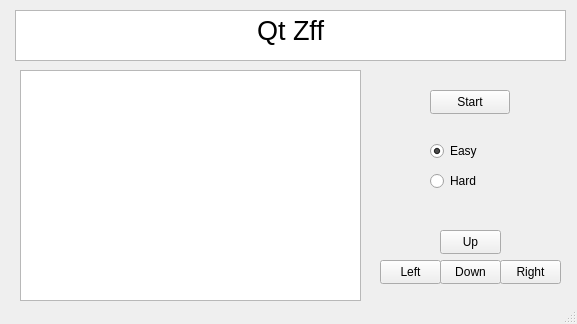
<?xml version="1.0" encoding="UTF-8"?>
<ui version="4.0">
 <class>MainWindow</class>
 <widget class="QMainWindow" name="MainWindow">
  <property name="geometry">
   <rect>
    <x>0</x>
    <y>0</y>
    <width>577</width>
    <height>324</height>
   </rect>
  </property>
  <property name="windowTitle">
   <string>Qt Zff</string>
  </property>
  <widget class="QWidget" name="centralwidget">
   <widget class="QPushButton" name="up">
    <property name="geometry">
     <rect>
      <x>440</x>
      <y>230</y>
      <width>61</width>
      <height>24</height>
     </rect>
    </property>
    <property name="text">
     <string>Up</string>
    </property>
   </widget>
   <widget class="QTextBrowser" name="show">
    <property name="geometry">
     <rect>
      <x>20</x>
      <y>70</y>
      <width>341</width>
      <height>231</height>
     </rect>
    </property>
   </widget>
   <widget class="QPushButton" name="down">
    <property name="geometry">
     <rect>
      <x>440</x>
      <y>260</y>
      <width>61</width>
      <height>24</height>
     </rect>
    </property>
    <property name="text">
     <string>Down</string>
    </property>
   </widget>
   <widget class="QPushButton" name="left">
    <property name="geometry">
     <rect>
      <x>380</x>
      <y>260</y>
      <width>61</width>
      <height>24</height>
     </rect>
    </property>
    <property name="text">
     <string>Left</string>
    </property>
   </widget>
   <widget class="QPushButton" name="right">
    <property name="geometry">
     <rect>
      <x>500</x>
      <y>260</y>
      <width>61</width>
      <height>24</height>
     </rect>
    </property>
    <property name="text">
     <string>Right</string>
    </property>
   </widget>
   <widget class="QPushButton" name="start">
    <property name="geometry">
     <rect>
      <x>430</x>
      <y>90</y>
      <width>80</width>
      <height>24</height>
     </rect>
    </property>
    <property name="text">
     <string>Start</string>
    </property>
   </widget>
   <widget class="QRadioButton" name="easy">
    <property name="geometry">
     <rect>
      <x>430</x>
      <y>140</y>
      <width>90</width>
      <height>22</height>
     </rect>
    </property>
    <property name="text">
     <string>Easy</string>
    </property>
    <property name="checked">
     <bool>true</bool>
    </property>
   </widget>
   <widget class="QRadioButton" name="hard">
    <property name="geometry">
     <rect>
      <x>430</x>
      <y>170</y>
      <width>90</width>
      <height>22</height>
     </rect>
    </property>
    <property name="text">
     <string>Hard</string>
    </property>
   </widget>
   <widget class="QTextBrowser" name="textBrowser">
    <property name="geometry">
     <rect>
      <x>15</x>
      <y>10</y>
      <width>551</width>
      <height>51</height>
     </rect>
    </property>
    <property name="html">
     <string>&lt;!DOCTYPE HTML PUBLIC &quot;-//W3C//DTD HTML 4.0//EN&quot; &quot;http://www.w3.org/TR/REC-html40/strict.dtd&quot;&gt;
&lt;html&gt;&lt;head&gt;&lt;meta name=&quot;qrichtext&quot; content=&quot;1&quot; /&gt;&lt;style type=&quot;text/css&quot;&gt;
p, li { white-space: pre-wrap; }
&lt;/style&gt;&lt;/head&gt;&lt;body style=&quot; font-family:'Sans Serif'; font-size:9pt; font-weight:400; font-style:normal;&quot;&gt;
&lt;p align=&quot;center&quot; style=&quot; margin-top:0px; margin-bottom:0px; margin-left:0px; margin-right:0px; -qt-block-indent:0; text-indent:0px;&quot;&gt;&lt;span style=&quot; font-size:20pt;&quot;&gt;Qt Zff&lt;/span&gt;&lt;/p&gt;&lt;/body&gt;&lt;/html&gt;</string>
    </property>
   </widget>
  </widget>
  <widget class="QStatusBar" name="statusbar"/>
  <action name="aa">
   <property name="text">
    <string>a</string>
   </property>
   <property name="shortcut">
    <string>Right</string>
   </property>
  </action>
 </widget>
 <resources/>
 <connections/>
</ui>
